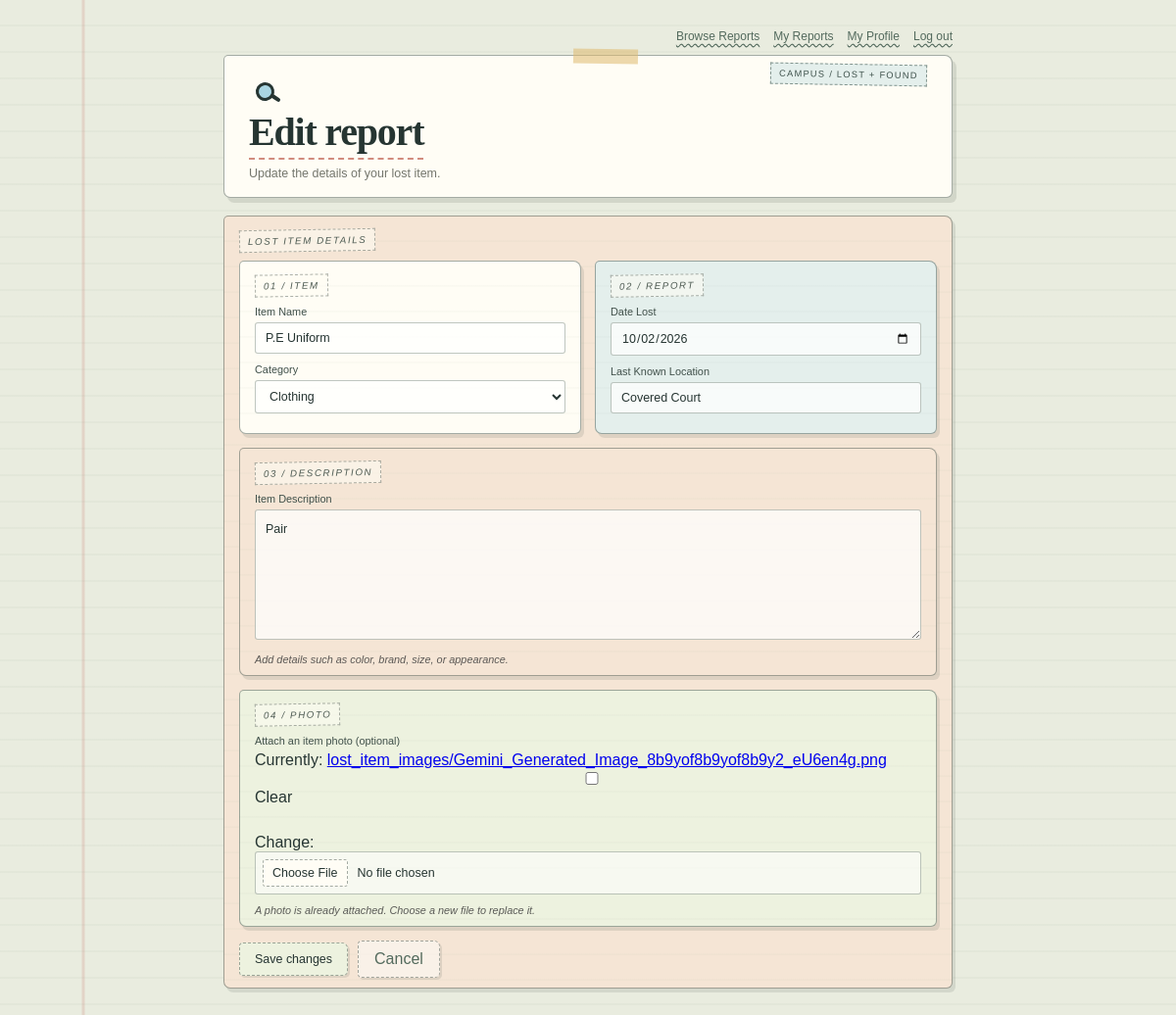
Screenshot of /items/4/edit/ (signed in) with the database file from the repository.
### MyApp/models.py (models this page shows, shortened)
class LostAndFoundItem(models.Model):
    item_id = models.AutoField(primary_key=True)
    owner = models.ForeignKey(
        settings.AUTH_USER_MODEL,
        on_delete=models.CASCADE,
        related_name='lost_reports',
        null=True,
        blank=True,
    )
    item_name = models.CharField(max_length=100)
    description = models.TextField()
    category = models.CharField(max_length=100)
    location = models.CharField(max_length=200)
    date_lost_found = models.DateField()
    image = models.ImageField(
        upload_to='lost_item_images/',
        blank=True,
        null=True,
    )
    STATUS_CHOICES = [
        ('Open', 'Open'),
        ('Resolved', 'Resolved'),
    ]
    status = models.CharField(
        max_length=10,
        choices=STATUS_CHOICES,
        default='Open',
    )

### MyApp/views.py (the view)
# urls.py: path('items/<int:item_id>/edit/', views.item_edit, name='item_edit'),
@login_required
def item_edit(request, item_id):
    item = get_object_or_404(LostAndFoundItem, pk=item_id, owner=request.user)
    if request.method == 'POST':
        form = LostFoundForm(request.POST, request.FILES, instance=item)
        if form.is_valid():
            form.save()
            return redirect('item_detail', item_id=item.item_id)
    else:
        form = LostFoundForm(instance=item)
    return render(
        request,
        'MyApp/LostFound_form.html',
        {'form': form, 'item': item, 'page_mode': 'item_edit'},
    )

### MyApp/templates/MyApp/LostFound_form.html (shortened to what this page needs)
{% load static %}
<!DOCTYPE html>
<html lang="en">
<head>
    <link rel="stylesheet" href="{% static 'MyApp/style.css' %}">
</head>
<body>
    <main class="page">
        <div class="form-shell">
            <nav class="site-nav">
                <a href="{% url 'item_list' %}">Browse Reports</a>
                {% if user.is_authenticated %}
                    <a href="{% url 'dashboard' %}">My Reports</a>
                    <a href="{% url 'profile' %}">My Profile</a>
                    <form method="post" action="{% url 'logout' %}">
                        <button type="submit" class="text-button">Log out</button>
                    </form>
                {% else %}
                    <a href="{% url 'login' %}">Log in</a>
                    <a href="{% url 'register' %}">Register</a>
                {% endif %}
            </nav>
            <section class="header-card">
                <div class="icon-wrap" aria-hidden="true">
                    <span class="magnifier"></span>
                </div>
                <div class="page-heading">
                    <div class="top-tag">CAMPUS / LOST + FOUND</div>
                    {% if page_mode == 'login' %}
                        <h1>Welcome back</h1>
                        <p>Log in to report an item or leave a comment.</p>
                    {% elif page_mode == 'register' %}
                        <h1>Create account</h1>
                        <p>Join the community helping lost items find their way home.</p>
                    {% elif page_mode == 'profile' %}
                        <h1>My Profile</h1>
                        <p>View and update your account details.</p>
                    {% elif page_mode == 'item_edit' %}
                        <h1>Edit report</h1>
                        <p>Update the details of your lost item.</p>
                    {% elif page_mode == 'comment_edit' %}
                        <h1>Edit comment</h1>
                        <p>Update your response to this report.</p>
                    {% else %}
                        <h1>Lost &amp; Found</h1>
                        <p>Report a lost item and help return it to its owner.</p>
                    {% endif %}
                </div>
            </section>
            <section class="panel panel-description">
                {% if page_mode == 'login' or page_mode == 'register' %}
                    <div class="panel-label">
                        {% if page_mode == 'login' %}ACCOUNT LOGIN{% else %}NEW ACCOUNT{% endif %}
                    </div>
                    <form method="post" class="simple-form">
                        {% csrf_token %}
                        {{ form.non_field_errors }}
                        {{ form.as_p }}
                        <button class="paper-button" type="submit">
                            {% if page_mode == 'login' %}Log in{% else %}Create account{% endif %}
                        </button>
                    </form>
                    {% if page_mode == 'login' %}
                        <p class="helper-text">New here? <a href="{% url 'register' %}">Create an account</a>.</p>
                    {% else %}
                        <p class="helper-text">Already registered? <a href="{% url 'login' %}">Log in</a>.</p>
                    {% endif %}
                {% else %}
                    <div class="panel-label">
                        {% if page_mode == 'comment_edit' %}EDIT COMMENT{% else %}LOST ITEM DETAILS{% endif %}
                    </div>
                    <form method="post" enctype="multipart/form-data" class="lost-found-form">
                        {% if page_mode == 'comment_edit' %}
                            <label>
                                <span>Your comment</span>
                                {{ form.text }}
                                {{ form.text.errors }}
                            </label>
                        {% else %}
                            <div class="form-grid">
                                <div class="panel panel-item">
                                    <div class="panel-label">01 / ITEM</div>
                                    <label>
                                        <span>Item Name</span>
                                        {{ form.item_name }}
                                    </label>
                                    <label>
                                        <span>Category</span>
                                        {{ form.category }}
                                    </label>
                                </div>
                                <div class="panel panel-report">
                                    <div class="panel-label">02 / REPORT</div>
                                    <label>
                                        <span>Date Lost</span>
                                        {{ form.date_lost_found }}
                                    </label>
                                    <label>
                                        <span>Last Known Location</span>
                                        {{ form.location }}
                                    </label>
                                </div>
                            </div>
                            <div class="panel panel-description">
                                <div class="panel-label">03 / DESCRIPTION</div>
                                <label>
                                    <span>Item Description</span>
                                    {{ form.description }}
                                </label>
                                <p class="helper-text">Add details such as color, brand, size, or appearance.</p>
                            </div>
                            <div class="panel panel-report image-upload-panel">
                                <div class="panel-label">04 / PHOTO</div>
                                <label>
                                    <span>Attach an item photo (optional)</span>
                                    {{ form.image }}
                                </label>
                                {% if item.image %}
                                    <p class="helper-text">A photo is already attached. Choose a new file to replace it.</p>
                                {% else %}
                                    <p class="helper-text">A clear photo can help someone recognize your item.</p>
                                {% endif %}
                            </div>
                        {% endif %}
                        <div class="form-actions">
                            <button class="paper-button" type="submit">
                                {% if page_mode == 'item_edit' %}Save changes
                                {% elif page_mode == 'comment_edit' %}Save comment
                                {% else %}Publish lost item report{% endif %}
                            </button>
                            {% if item %}
                                <a class="cancel-button" href="{% url 'item_detail' item.item_id %}">Cancel</a>
                            {% else %}
                                <a class="cancel-button" href="{% url 'item_list' %}">Cancel</a>
                            {% endif %}
                        </div>
                    </form>
                {% endif %}
            </section>
        </div>
    </main>
</body>
</html>

### rows the page displays
LostAndFoundItem: item_name "P.E Uniform", category "Clothing", date_lost_found "10/02/2026", location "Covered Court", description "Pair"
